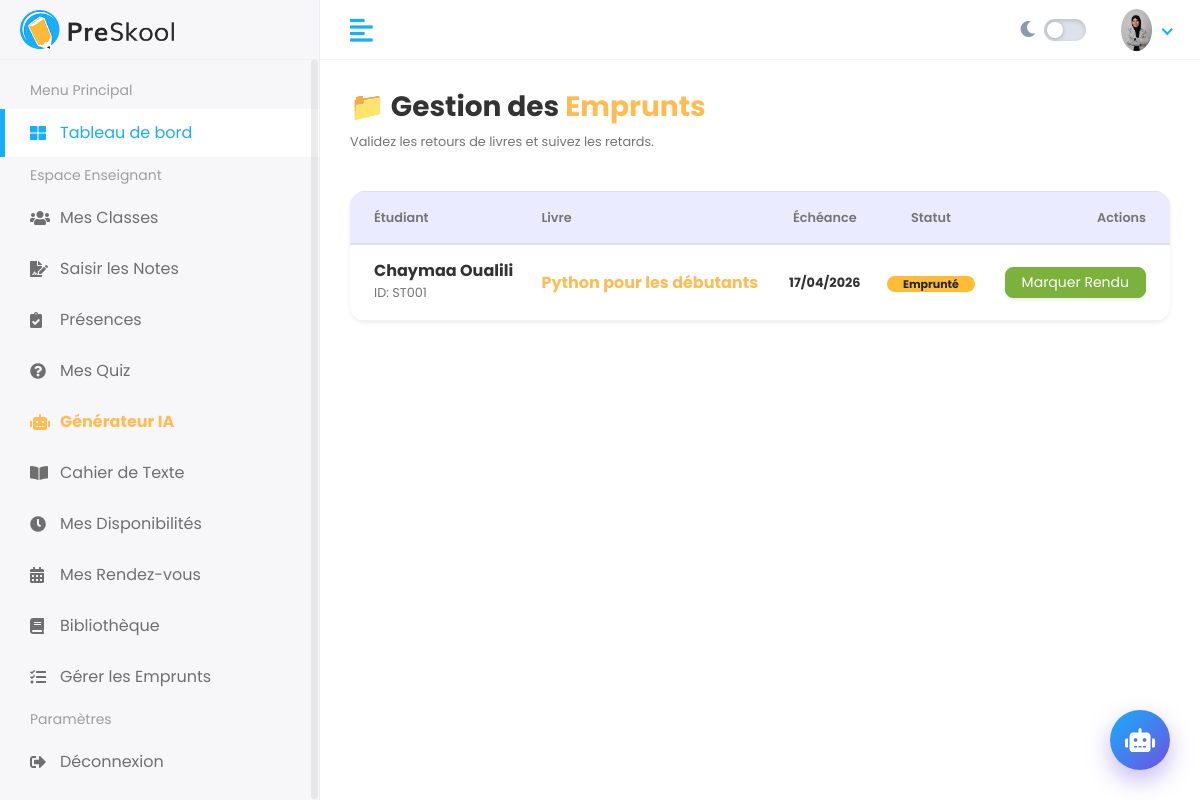
Page /fr/library/manage-loans/ (signed in) on the earlier database version.
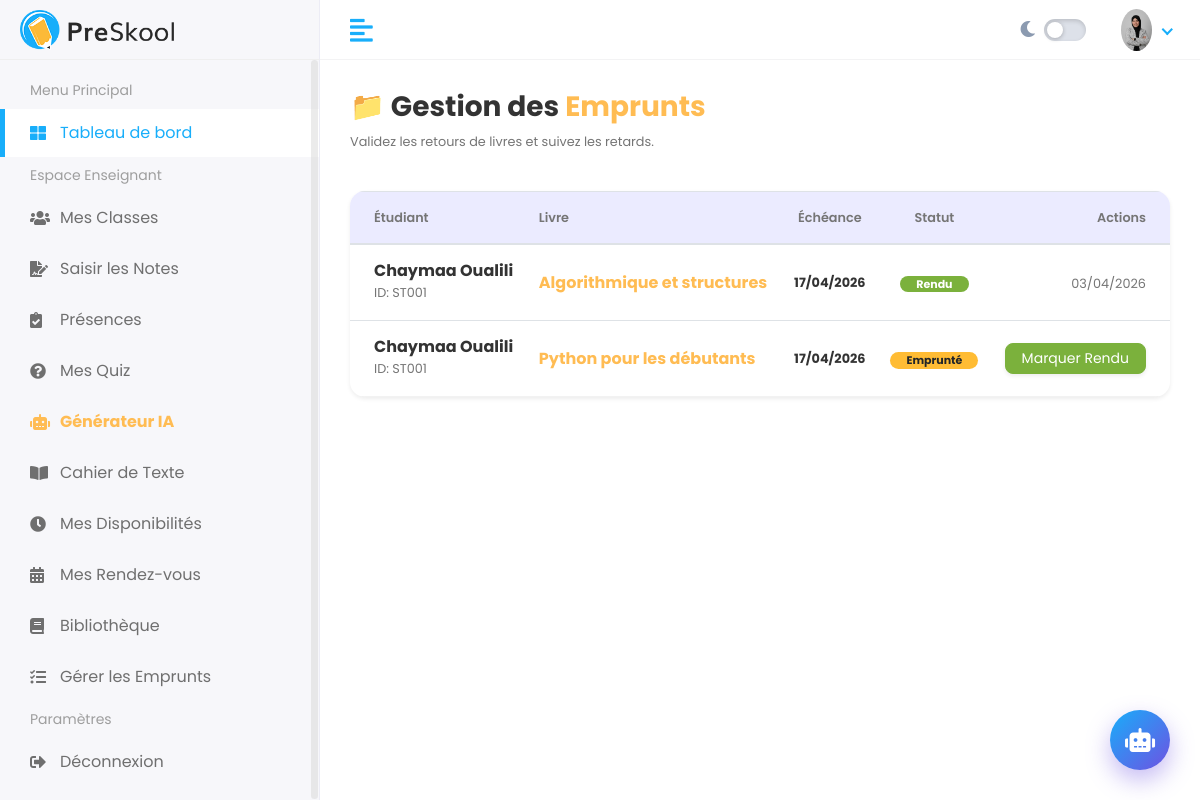
Same page on the later database version.
### library/models.py (models this page shows, shortened)
class BookBorrowing(models.Model):
    STATUS_CHOICES = [
        ('Borrowed', 'Emprunté'),
        ('Returned', 'Rendu'),
        ('Overdue', 'En retard'),
    ]
    book = models.ForeignKey(Book, on_delete=models.CASCADE, related_name='borrowings')
    student = models.ForeignKey(Student, on_delete=models.CASCADE, related_name='book_loans')
    borrow_date = models.DateTimeField(auto_now_add=True)
    due_date = models.DateField()
    return_date = models.DateField(null=True, blank=True)
    status = models.CharField(max_length=15, choices=STATUS_CHOICES, default='Borrowed')

class Book(models.Model):
    CATEGORY_CHOICES = [
        ('scientific', 'Scientifique'),
        ('literary', 'Littéraire'),
        ('historical', 'Historique'),
        ('artistic', 'Artistique'),
        ('other', 'Autre'),
    ]
    title = models.CharField(max_length=200)
    author = models.CharField(max_length=200)
    category = models.CharField(max_length=20, choices=CATEGORY_CHOICES, default='other')
    isbn = models.CharField(max_length=20, blank=True, null=True)
    quantity = models.PositiveIntegerField(default=1)
    available_quantity = models.PositiveIntegerField(default=1)
    description = models.TextField(blank=True, null=True)

### student/models.py (models this page shows, shortened)
class Student(models.Model):
    user = models.OneToOneField(User, on_delete=models.CASCADE, null=True, blank=True, related_name='student_profile')
    parent = models.OneToOneField(Parent, on_delete=models.CASCADE) # Relation 1-à-1
    first_name = models.CharField(max_length=100)
    last_name = models.CharField(max_length=100)
    student_id = models.CharField(max_length=20)
    gender = models.CharField(max_length=10, choices=[('Male','Male'), ('Female','Female')])
    date_of_birth = models.DateField()
    student_class = models.CharField(max_length=50)
    joining_date = models.DateField()
    mobile_number = models.CharField(max_length=15)
    admission_number = models.CharField(max_length=20)
    section = models.CharField(max_length=10)
    student_image = models.ImageField(upload_to='students/', blank=True)

### library/views.py (the view)
# urls.py: path('manage-loans/', views.manage_borrowings_view, name='manage_borrowings'),
@login_required
def manage_borrowings_view(request):
    all_loans = BookBorrowing.objects.all().order_by('-borrow_date')
    return render(request, 'library/manage_borrowings.html', {'loans': all_loans})

### templates/library/manage_borrowings.html
{% extends 'Home/base.html' %}
{% load static %}
{% block body %}
<div class="row mb-4">
    <div class="col-md-12">
        <h3 class="font-weight-bold">📁 Gestion des <span class="text-primary">Emprunts</span></h3>
        <p class="text-muted small">Validez les retours de livres et suivez les retards.</p>
    </div>
</div>
<div class="row">
    <div class="col-md-12">
        <div class="card shadow-sm border-0" style="border-radius: 15px; overflow: hidden;">
            <div class="table-responsive">
                <table class="table table-hover mb-0">
                    <thead class="bg-light">
                        <tr class="small font-weight-bold text-muted">
                            <th class="py-3 pl-4">Étudiant</th>
                            <th class="py-3">Livre</th>
                            <th class="py-3 text-center">Échéance</th>
                            <th class="py-3 text-center">Statut</th>
                            <th class="py-3 pr-4 text-right">Actions</th>
                        </tr>
                    </thead>
                    <tbody>
                        {% for loan in loans %}
                        <tr>
                            <td class="pl-4 py-3 align-middle">
                                <h6 class="mb-0 font-weight-bold">{{ loan.student.first_name }} {{ loan.student.last_name }}</h6>
                                <span class="small text-muted">ID: {{ loan.student.student_id }}</span>
                            </td>
                            <td class="align-middle">
                                <span class="font-weight-bold text-primary">{{ loan.book.title }}</span>
                            </td>
                            <td class="text-center align-middle small font-weight-bold">
                                {{ loan.due_date|date:"d/m/Y" }}
                            </td>
                            <td class="text-center align-middle">
                                <span class="badge badge-pill
                                    {% if loan.status == 'Returned' %}badge-success
                                    {% elif loan.status == 'Overdue' %}badge-danger
                                    {% else %}badge-warning{% endif %} px-3" style="font-size: 11px;">
                                    {{ loan.get_status_display }}
                                </span>
                            </td>
                            <td class="pr-4 text-right align-middle">
                                {% if loan.status != 'Returned' %}
                                <a href="{% url 'return_book' loan.id %}" class="btn btn-sm btn-success px-3 shadow-sm" style="border-radius: 8px;">
                                    Marquer Rendu
                                </a>
                                {% else %}
                                <span class="small text-muted">{{ loan.return_date|date:"d/m/Y" }}</span>
                                {% endif %}
                            </td>
                        </tr>
                        {% empty %}
                        <tr>
                            <td colspan="5" class="text-center py-5 text-muted small">Aucun emprunt enregistré dans le système.</td>
                        </tr>
                        {% endfor %}
                    </tbody>
                </table>
            </div>
        </div>
    </div>
</div>
{% endblock %}

Differences in the rows shown:
added BookBorrowing: student.first_name "Chaymaa", student.last_name "Oualili", student.student_id "ST001", book "Algorithmique et structures", due_date "17/04/2026", status "Rendu", return_date "03/04/2026"
